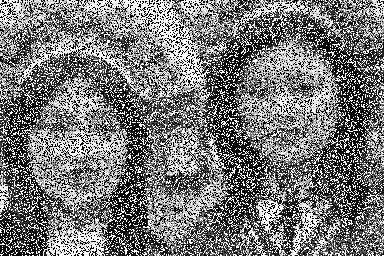
#> input picture IMG LAB FINAL/3rd_lab_31_aug/sp2.png, 384 x 256 px
$ python Prewitt.py   (Python 2 division)
#> lines starting #> are read from the running program, lines starting #| are printed output that depends on the picture
import cv2
import matplotlib
img = cv2.imread("sp2.png",1)
#> img is the input picture: shape (256, 384, 3); min 0, max 255, mean 120.1
img2 = img
height, width, channels = img.shape
#> height = 256; width = 384; channels = 3
#print height, width
for i in range(0,height):
	for j in range(0,width):
		sum = 0
		if (i > 0 and j > 0):
			sum += -1*img[i-1,j-1]
		if (j > 0):
			sum += -1*img[i,j-1]

		if (i < height-1  and j > 0):
			sum += -1*img[i+1,j-1]
		if (i > 0):
			sum += 0*img[i-1,j]
		if (i < height-1):
			sum += 0*img[i+1,j]
		if (i > 0 and j < width-1):
			sum += 1*img[i-1,j+1]
		if (i > 0 and j < width-1):
			sum += 1*img[i,j+1]
		if (i < height-1 and j < width-1):
			sum += 1*img[i+1,j+1]
		img2[i,j] = sum
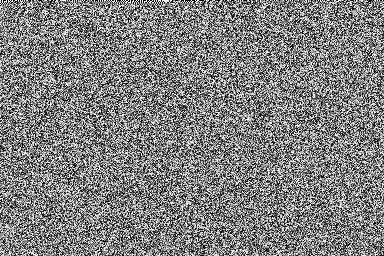
#> img2: shape (256, 384, 3); min 0, max 255, mean 127.8


cv2.imshow('window',img2)
print img
#> (printed output is left out)
print img2
#> (printed output is left out)
cv2.waitKey(0)

$ run again, with IMG LAB FINAL/3rd_lab_31_aug/soltpepar1.png copied over IMG LAB FINAL/3rd_lab_31_aug/sp2.png
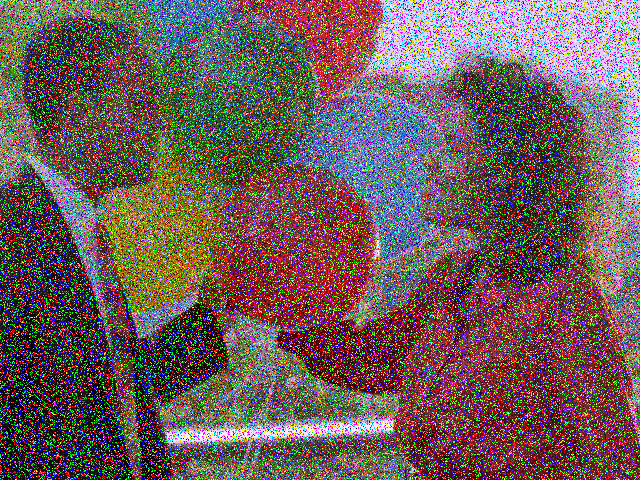
#> input picture IMG LAB FINAL/3rd_lab_31_aug/soltpepar1.png, 640 x 480 px
#> img is the input picture: shape (480, 640, 3); mean B, G, R 89.9, 92, 109.1
#> after the loop `for i in range(0,height):`:
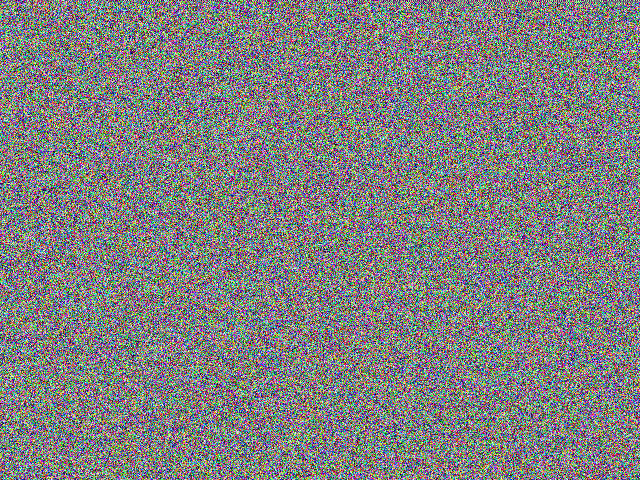
#> img2: shape (480, 640, 3); mean B, G, R 127.5, 127.5, 127.6
#> (printed output is left out)
#> (printed output is left out)
